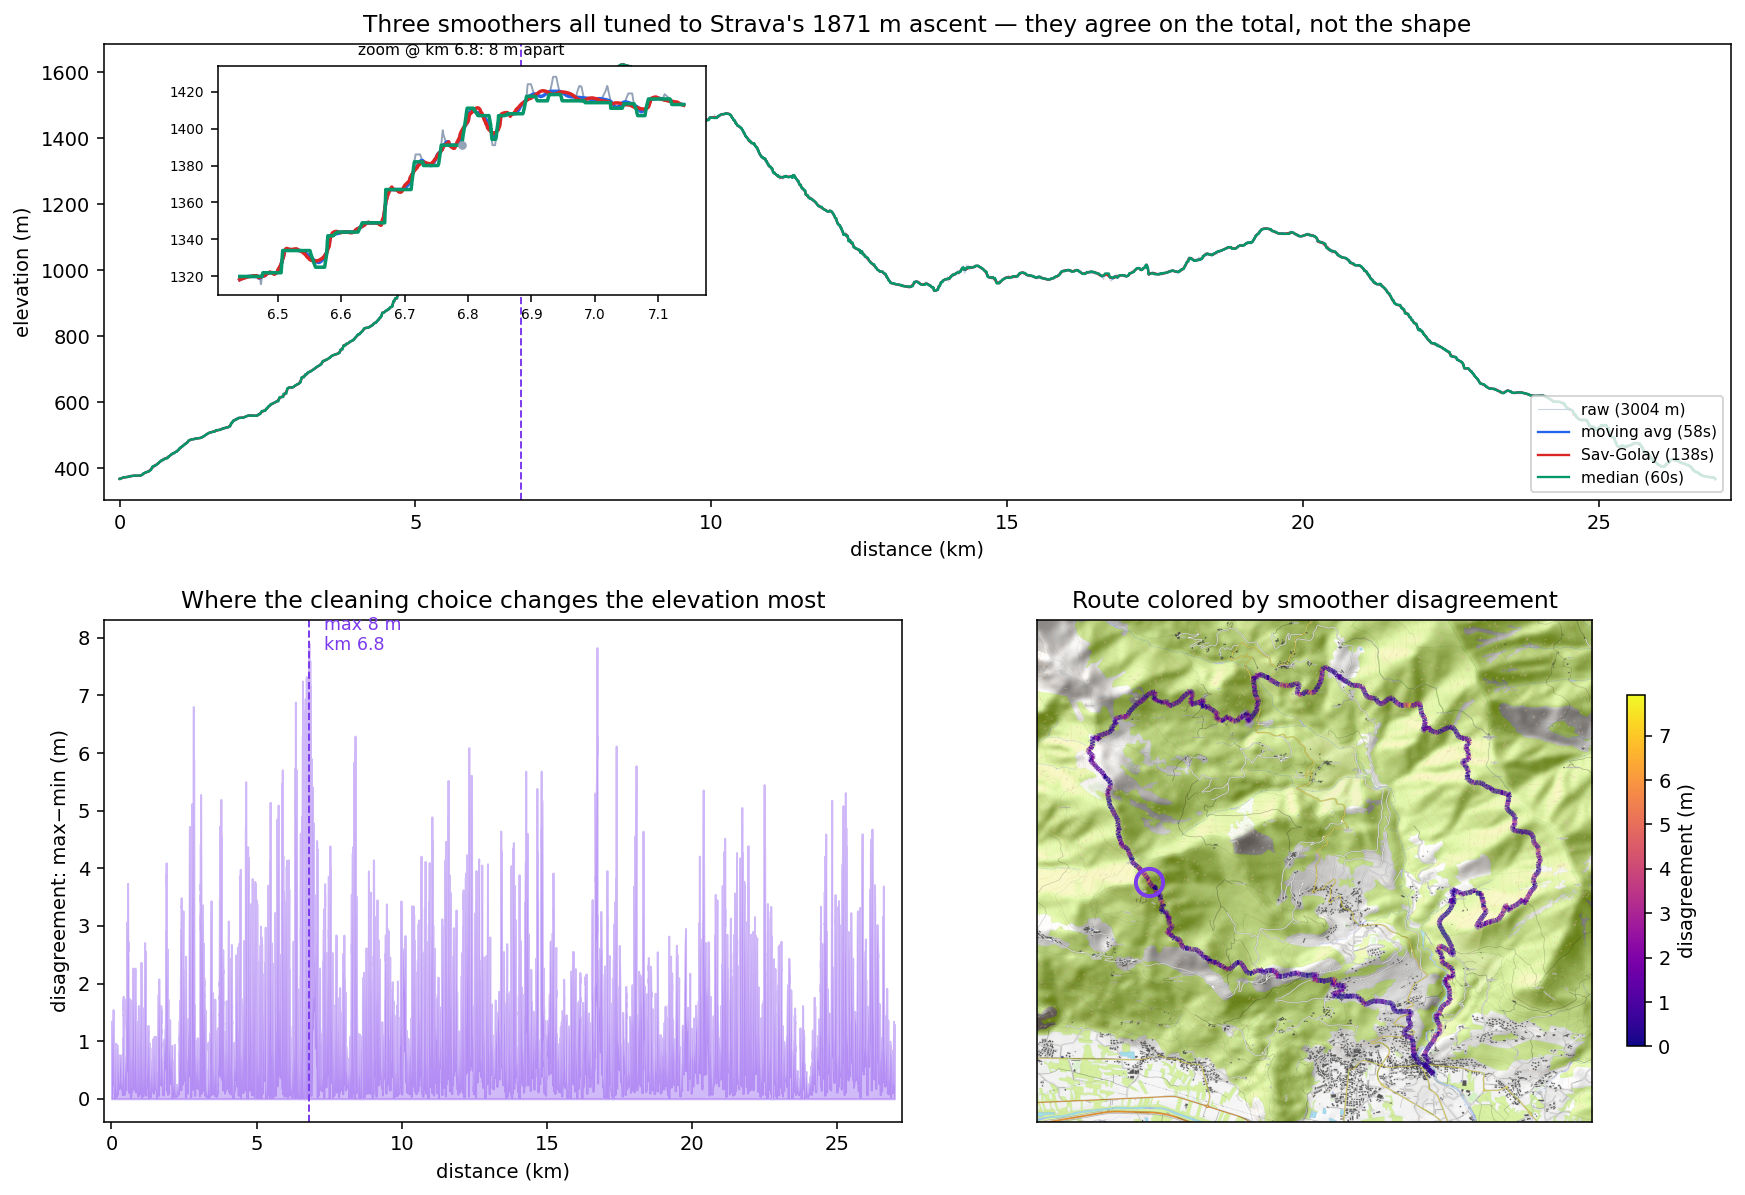

The script that saved this image:
import math, numpy as np
import matplotlib; matplotlib.use("Agg")
import matplotlib.pyplot as plt
from matplotlib.collections import LineCollection
from matplotlib.gridspec import GridSpec
from scipy.signal import savgol_filter
from scipy.ndimage import uniform_filter1d, median_filter
from PIL import Image
from flex import lat, lon, ele, ascent

TARGET = 1871.0
ele = np.asarray(ele, float)
lat = np.asarray(lat); lon = np.asarray(lon)

# cumulative distance (km) for the x-axis
def hav(la1, lo1, la2, lo2):
    R=6371000; p1,p2=math.radians(la1),math.radians(la2)
    h=math.sin((p2-p1)/2)**2+math.cos(p1)*math.cos(p2)*math.sin(math.radians(lo2-lo1)/2)**2
    return 2*R*math.asin(math.sqrt(h))
dist=np.concatenate([[0],np.cumsum([hav(lat[i],lon[i],lat[i+1],lon[i+1]) for i in range(len(lat)-1)])])/1000

# smoothers (each takes a window param)
def ma(z,w):  return uniform_filter1d(z, max(1,int(w)), mode="nearest")
def sg(z,w):  w=max(5,int(w)//2*2+1); return savgol_filter(z, w, 2)
def med(z,w): return median_filter(z, max(1,int(w)), mode="nearest")

# tune each window so total ascent == TARGET (ascent decreases as window grows)
def tune(fn, lo, hi):
    for _ in range(45):
        m=(lo+hi)/2
        if ascent(fn(ele,m))>TARGET: lo=m
        else: hi=m
    return hi, fn(ele,hi)

w_ma, z_ma = tune(ma, 1, 600)
w_sg, z_sg = tune(sg, 5, 2000)
w_med,z_med= tune(med,1, 800)
methods=[("moving avg", z_ma, "#2563eb", w_ma),
         ("Sav-Golay", z_sg, "#dc2626", w_sg),
         ("median",    z_med,"#059669", w_med)]
for n,z,_,w in methods: print(f"{n:10} window {w:6.0f}s -> ascent {ascent(z):.0f} m")

# disagreement: spread (max-min) across the three tuned series, per point
stack=np.vstack([z_ma,z_sg,z_med])
spread=stack.max(0)-stack.min(0)
hot=int(np.argmax(spread))
print(f"max disagreement {spread[hot]:.1f} m at km {dist[hot]:.2f} ({lat[hot]:.5f},{lon[hot]:.5f})")

# OTM basemap crop (cached z16) for the map panel
mlat,mlon=0.006,0.008
la_lo,la_hi=lat.min()-mlat,lat.max()+mlat; lo_lo,lo_hi=lon.min()-mlon,lon.max()+mlon
CACHE="/private/tmp/claude-501/-Users-fabio-Workspace-strava/dbc53142-5e1e-4343-8980-7dc43383ae7e/scratchpad/otm"
Z=16
def d2n(la,lo): n=2**Z; return (lo+180)/360*n,(1-math.asinh(math.tan(math.radians(la)))/math.pi)/2*n
xfw,yfn=d2n(la_hi,lo_lo); xfe,yfs=d2n(la_lo,lo_hi)
tx0,tx1,ty0,ty1=int(xfw),int(xfe),int(yfn),int(yfs)
mos=Image.new("RGB",((tx1-tx0+1)*256,(ty1-ty0+1)*256))
for tx in range(tx0,tx1+1):
    for ty in range(ty0,ty1+1):
        mos.paste(Image.open(f"{CACHE}/{Z}_{tx}_{ty}.png").convert("RGB"),((tx-tx0)*256,(ty-ty0)*256))
crop=mos.crop((int((xfw-tx0)*256),int((yfn-ty0)*256),int((xfe-tx0)*256),int((yfs-ty0)*256)))

# ---- figure ----
fig=plt.figure(figsize=(15,10))
gs=GridSpec(2,2,height_ratios=[1,1.1],width_ratios=[1.15,1],hspace=0.25,wspace=0.18)

ax1=fig.add_subplot(gs[0,:])
ax1.plot(dist, ele, color="#cbd5e1", lw=0.6, label="raw (3004 m)")
for n,z,c,w in methods:
    ax1.plot(dist, z, color=c, lw=1.2, label=f"{n} ({w:.0f}s)")
ax1.axvline(dist[hot], color="#7c3aed", ls="--", lw=1)
ax1.set_ylabel("elevation (m)"); ax1.set_xlabel("distance (km)")
ax1.set_title(f"Three smoothers all tuned to Strava's 1871 m ascent — they agree on the total, not the shape")
ax1.legend(loc="lower right", fontsize=8); ax1.margins(x=0.01)
# zoom inset on the max-divergence spot — this is where the choice actually matters
axin=ax1.inset_axes([0.07,0.45,0.30,0.5])
m=(dist>dist[hot]-0.35)&(dist<dist[hot]+0.35)
axin.plot(dist[m], ele[m], color="#94a3b8", lw=1.0, label="raw")
for n,z,c,w in methods: axin.plot(dist[m], z[m], color=c, lw=1.8)
axin.scatter(dist[hot], ele[hot], c="#94a3b8", s=12, zorder=5)
axin.set_title(f"zoom @ km {dist[hot]:.1f}: {spread[hot]:.0f} m apart", fontsize=8)
axin.tick_params(labelsize=7)
ax1.indicate_inset_zoom(axin, edgecolor="#7c3aed")

ax2=fig.add_subplot(gs[1,0])
ax2.fill_between(dist, spread, color="#7c3aed", alpha=0.35)
ax2.axvline(dist[hot], color="#7c3aed", ls="--", lw=1)
ax2.annotate(f"max {spread[hot]:.0f} m\nkm {dist[hot]:.1f}", (dist[hot],spread[hot]),
             textcoords="offset points", xytext=(8,-4), fontsize=9, color="#7c3aed")
ax2.set_ylabel("disagreement: max−min (m)"); ax2.set_xlabel("distance (km)")
ax2.set_title("Where the cleaning choice changes the elevation most"); ax2.margins(x=0.01)

ax3=fig.add_subplot(gs[1,1])
ax3.imshow(np.asarray(crop), extent=[lo_lo,lo_hi,la_lo,la_hi], origin="upper", aspect="auto")
pts=np.c_[lon,lat].reshape(-1,1,2)
seg=np.concatenate([pts[:-1],pts[1:]],axis=1)
lc=LineCollection(seg, cmap="plasma", norm=plt.Normalize(0, spread.max()), lw=2.4)
lc.set_array(spread[:-1]); ax3.add_collection(lc)
ax3.plot(lon[hot],lat[hot],"o",mfc="none",mec="#7c3aed",mew=2,ms=14)
ax3.set_title("Route colored by smoother disagreement"); ax3.set_xticks([]); ax3.set_yticks([])
fig.colorbar(lc, ax=ax3, shrink=0.7, label="disagreement (m)")

fig.savefig("elev_compare.png", dpi=140, bbox_inches="tight")
print("wrote elev_compare.png")
